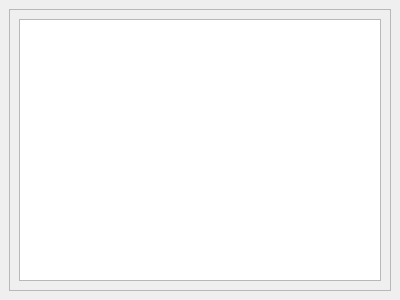
<?xml version="1.0" encoding="UTF-8"?>
<ui version="4.0">
 <class>MainWindow</class>
 <widget class="QMainWindow" name="MainWindow">
  <property name="geometry">
   <rect>
    <x>0</x>
    <y>0</y>
    <width>400</width>
    <height>300</height>
   </rect>
  </property>
  <property name="windowTitle">
   <string>Panel con Columna</string>
  </property>
  <widget class="QWidget" name="centralwidget">
   <layout class="QVBoxLayout" name="verticalLayout">
    <item>
     <widget class="QScrollArea" name="scrollArea">
      <property name="widgetResizable">
       <bool>true</bool>
      </property>
      <widget class="QWidget" name="scrollAreaWidgetContents">
       <property name="geometry">
        <rect>
         <x>0</x>
         <y>0</y>
         <width>380</width>
         <height>280</height>
        </rect>
       </property>
       <layout class="QVBoxLayout" name="verticalLayout_2">
        <item>
         <widget class="QListWidget" name="listWidget">
          <property name="selectionMode">
           <enum>QAbstractItemView::MultiSelection</enum>
          </property>
         </widget>
        </item>
       </layout>
      </widget>
     </widget>
    </item>
   </layout>
  </widget>
 </widget>
 <resources/>
 <connections/>
</ui>
